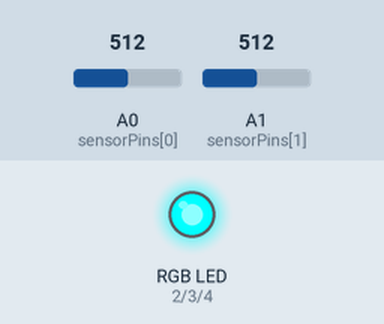
This sketch was run on a simulated Arduino Uno, built with avr-gcc and run on an emulated ATmega328P. Shown: an RGB LED mixed from three pins (HIGH = lit). The test bench sets the inputs (shaded band); at power-on: A0 (sensorPins[0]) = 512, A1 (sensorPins[1]) = 512.

Above: at 0.5 s.
At 1.5 s:
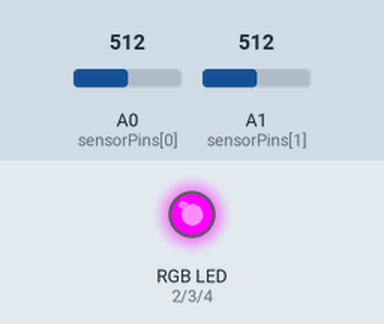
At 5.5 s:
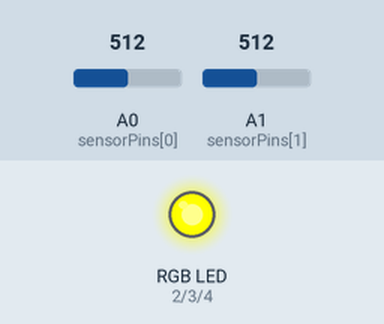
Timing chart, 0 to 6.9 s (numbered marks = the images above):
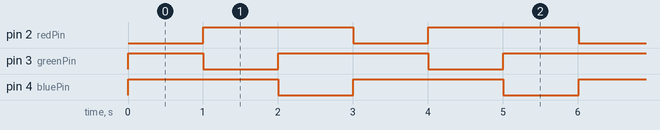

The sketch:

testCircuit.ino
```cpp
// Set up sensors
const int sensorPins[] = {A0, A1};

// Set up RGB LED
const int redPin = 2;
const int greenPin = 3;
const int bluePin = 4;

// Variable to track RGB LED state
int rgbLedState = 0;

const bool anode = true; // Set this to false if using a common cathode RGB LED

void setup() {
  // Set up the RGB LED
  pinMode(redPin, OUTPUT);
  pinMode(greenPin, OUTPUT);
  pinMode(bluePin, OUTPUT);
}

void loop() {
  // Read out each photoresistor and print its value to the serial monitor
  for (int i = 0; i < 2; i++) {
    float input = (float)analogRead(sensorPins[i]);
    Serial.print(i);
    Serial.print(" = ");
    Serial.println(input);
  }

  // Check the RGB LED state and set its color accordingly
  switch (rgbLedState) {
    case 0: // Red
      setRgbLed(255,0,0);
      break;
    case 1: // Green
      setRgbLed(0,255,0);
      break;
    case 2: // Blue
      setRgbLed(0,0,255);
      break;
    default: // White
      setRgbLed(0,0,0);
      break;
  }

  // If we are at RGB LED state three, go back to state one
  if (rgbLedState == 2) {
    rgbLedState = 0;
  } else {
    rgbLedState++;
  }

  // Wait a second…
  delay(1000);
}

void setRgbLed(int r, int g, int b) {
  // For common anode RGB LEDs the input needs to be inverted
  if (anode) {
    analogWrite(redPin, 255 - r);
    analogWrite(greenPin, 255 - g);
    analogWrite(bluePin, 255 - b);
  } else {
    analogWrite(redPin, r);
    analogWrite(greenPin, g);
    analogWrite(bluePin, b);
  }
}
```

Measured:
- by itself, pin 2 (redPin), pin 4 (bluePin): alternates HIGH for 2.0 s and LOW for 1.0 s
- by itself, pin 3 (greenPin): repeats every 3.0 s: LOW 1.0 s, HIGH 2.0 s
- by itself, everything shown: repeats every 3.0 s, in 3 steps
